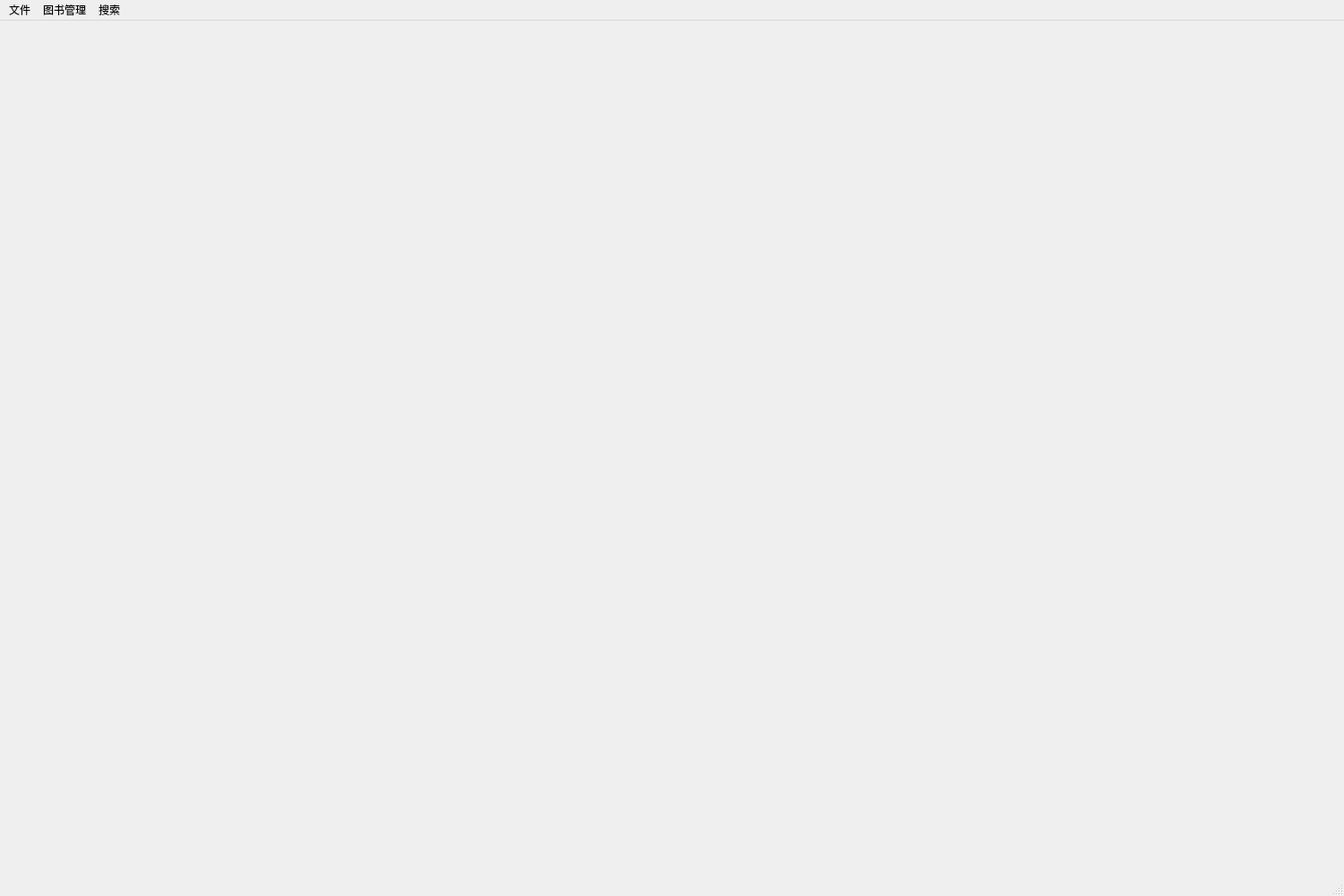
<?xml version="1.0" encoding="UTF-8"?>
<ui version="4.0">
 <class>MainWindow</class>
 <widget class="QMainWindow" name="MainWindow">
  <property name="geometry">
   <rect>
    <x>0</x>
    <y>0</y>
    <width>1500</width>
    <height>1000</height>
   </rect>
  </property>
  <property name="minimumSize">
   <size>
    <width>1500</width>
    <height>1000</height>
   </size>
  </property>
  <property name="maximumSize">
   <size>
    <width>1500</width>
    <height>1000</height>
   </size>
  </property>
  <property name="font">
   <font>
    <family>微软雅黑</family>
   </font>
  </property>
  <property name="windowTitle">
   <string>MainWindow</string>
  </property>
  <widget class="QWidget" name="centralwidget"/>
  <widget class="QMenuBar" name="menubar">
   <property name="geometry">
    <rect>
     <x>0</x>
     <y>0</y>
     <width>1500</width>
     <height>21</height>
    </rect>
   </property>
   <widget class="QMenu" name="menu">
    <property name="title">
     <string>文件</string>
    </property>
    <addaction name="actionwqd"/>
    <addaction name="actiondawd"/>
   </widget>
   <widget class="QMenu" name="menu_2">
    <property name="title">
     <string>图书管理</string>
    </property>
    <addaction name="actionjijji"/>
    <addaction name="actionuhwoh"/>
    <addaction name="actionji"/>
    <addaction name="actionsd"/>
   </widget>
   <widget class="QMenu" name="menu_3">
    <property name="title">
     <string>搜索</string>
    </property>
    <addaction name="actiondad"/>
   </widget>
   <addaction name="menu"/>
   <addaction name="menu_2"/>
   <addaction name="menu_3"/>
  </widget>
  <widget class="QStatusBar" name="statusbar"/>
  <action name="actionwqd">
   <property name="text">
    <string>保存文件</string>
   </property>
  </action>
  <action name="actionjijji">
   <property name="text">
    <string>添加书籍</string>
   </property>
  </action>
  <action name="actionuhwoh">
   <property name="text">
    <string>删除书籍</string>
   </property>
  </action>
  <action name="actiondawd">
   <property name="text">
    <string>打开文件</string>
   </property>
  </action>
  <action name="actiondad">
   <property name="text">
    <string>打开搜索框</string>
   </property>
  </action>
  <action name="actionji">
   <property name="text">
    <string>借书</string>
   </property>
  </action>
  <action name="actionsd">
   <property name="text">
    <string>还书</string>
   </property>
  </action>
 </widget>
 <resources/>
 <connections/>
</ui>
